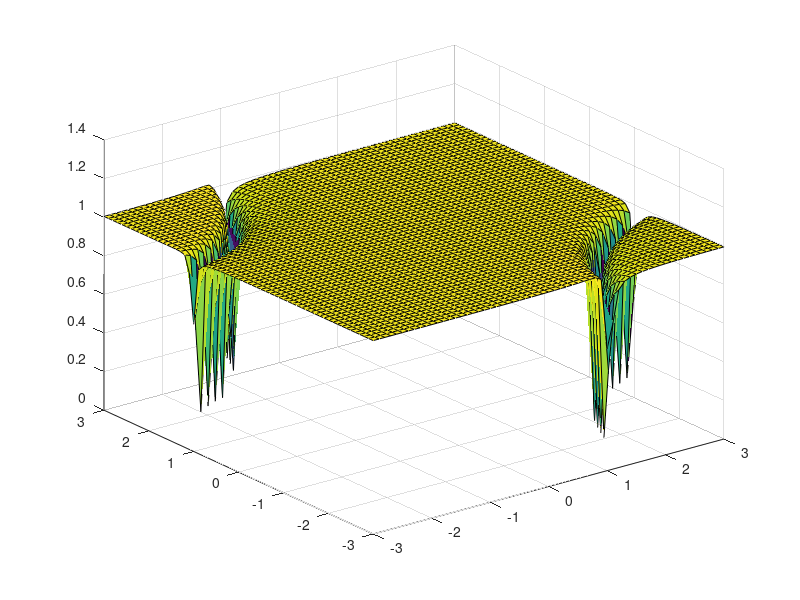
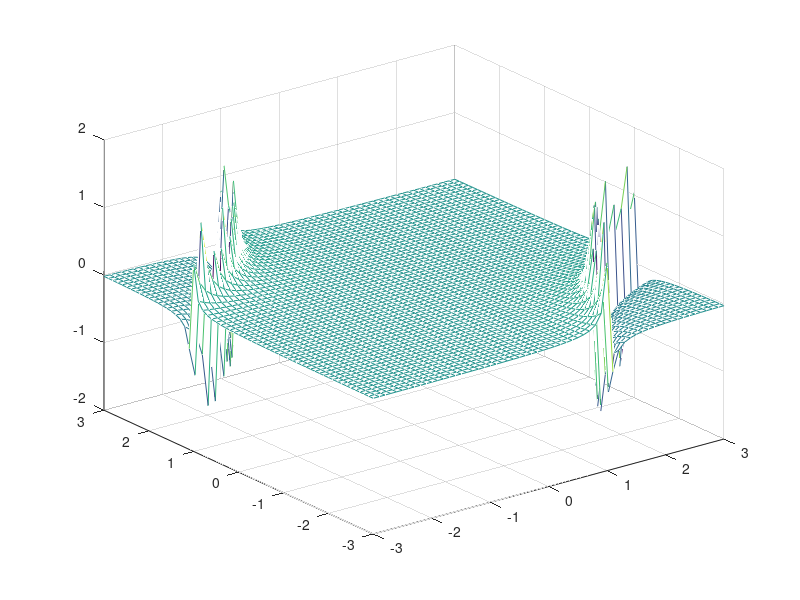
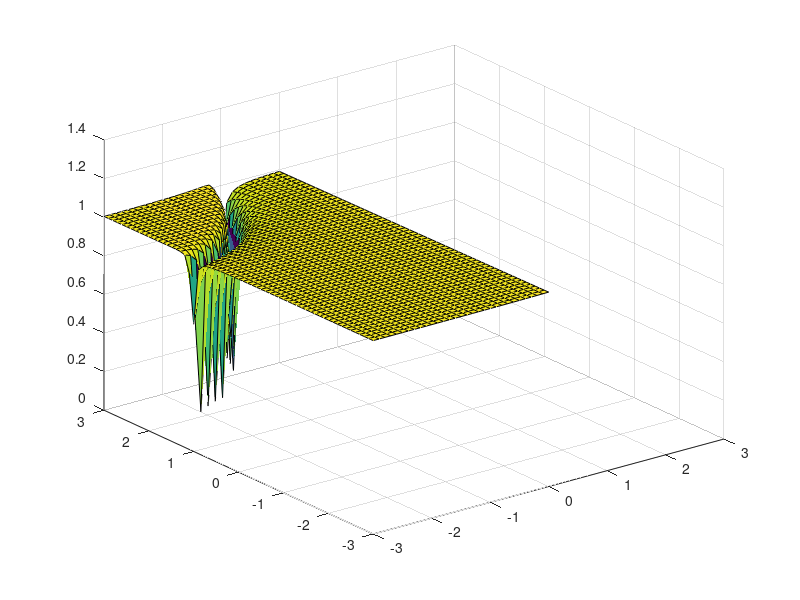
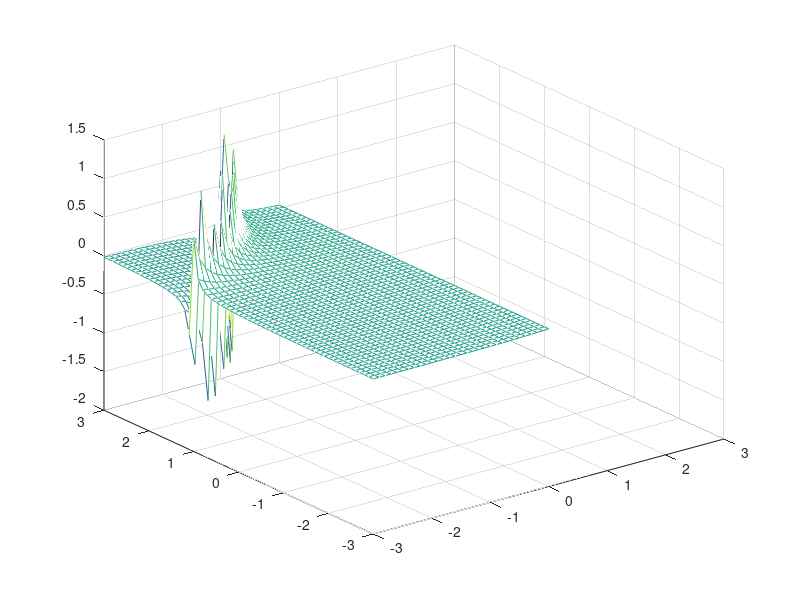

Here is the MATLAB script that generated these plots, in order:
% M.8.3 Symbolisches Durchführen der Laplace-Transformation

% Aufgabe 8.10

% Initialisierung
close; clear; clc;

D = 0.5;
omega = 2;
H = @(s) s^2./(s^2+2*omega+D*s+omega^2);

[X,Y] = meshgrid(-3:.1:3,-3:.1:3);
z = X+1i*Y;
Heval = H(z);
Habs = abs(Heval);
Hangle = angle(Heval);
figure(1)
surf(X, Y, Habs)
figure(2)
mesh(X, Y, Hangle)

Hcut = Heval;
Hcut(real(z)>0) = NaN+1i*NaN;
Hcutabs = abs(Hcut);
Hcutangle = angle(Hcut);
figure(3)
surf(X, Y, Hcutabs)
figure(4)
mesh(X, Y, Hcutangle)
